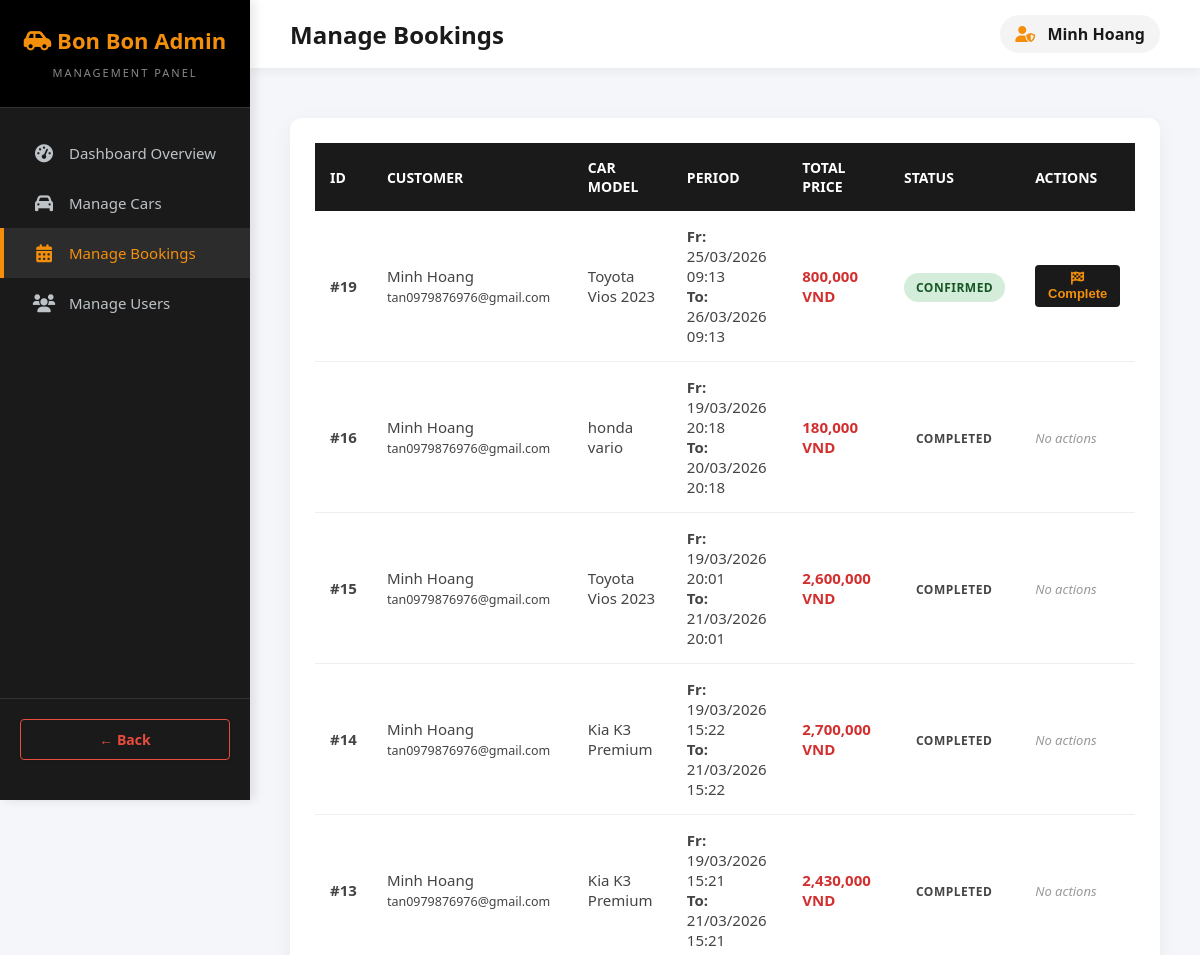
The app's page /index.php?action=admin_bookings (signed in, upper part), older data.
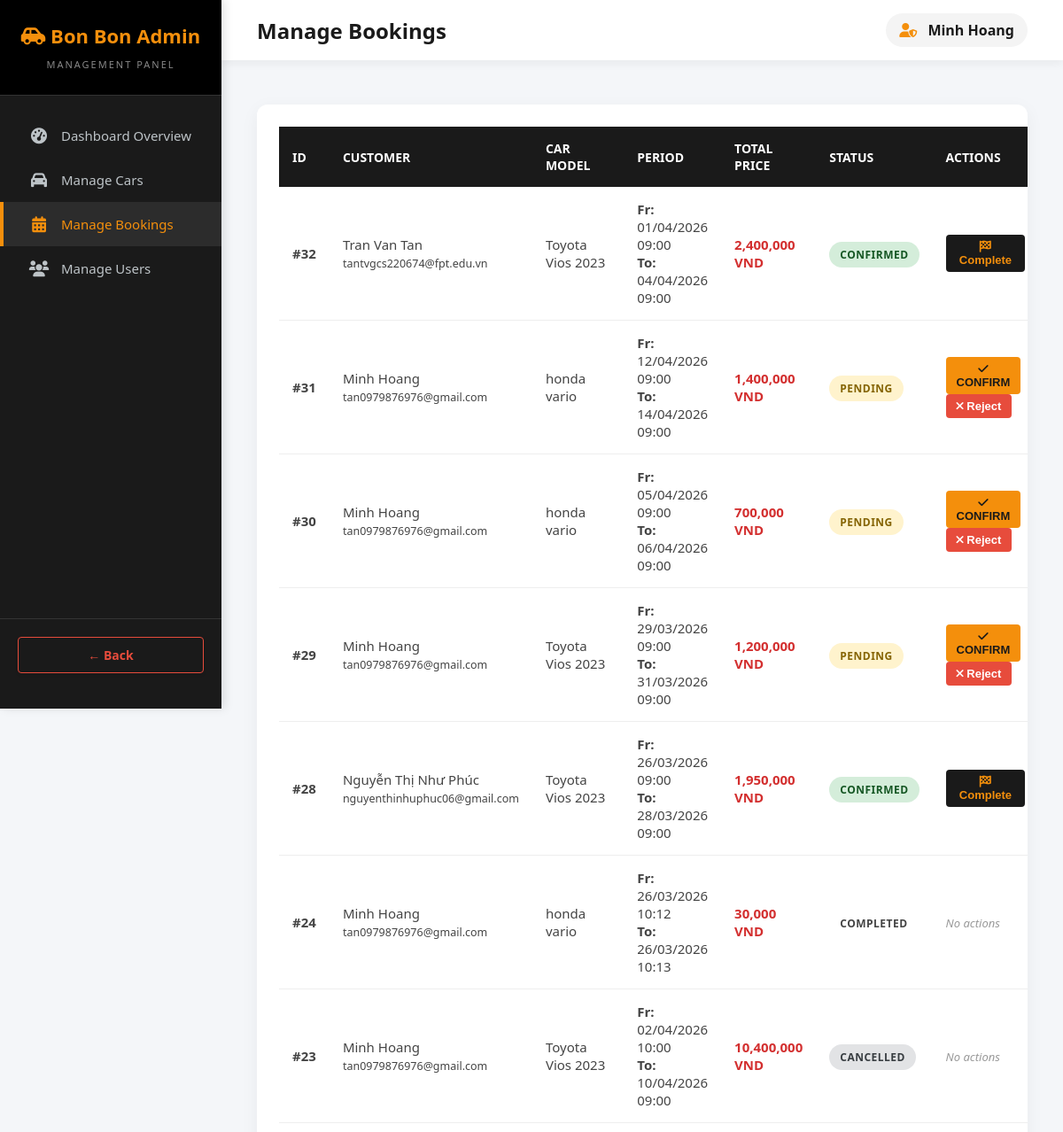
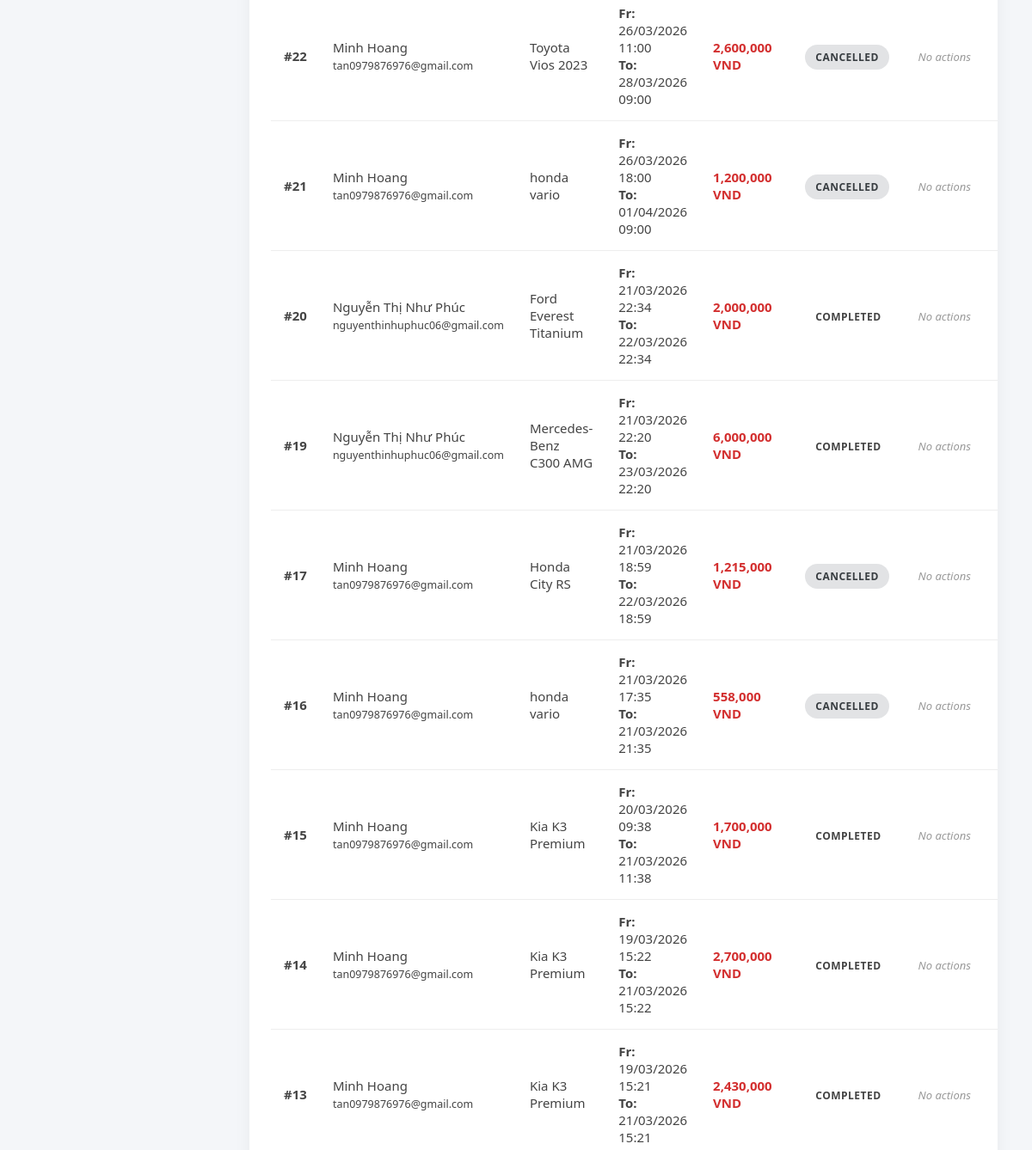
The same page, newer data (2 pictures, top to bottom).
### tables this page shows
CREATE TABLE `bookings` (
  `id` int(11) NOT NULL,
  `user_id` int(11) NOT NULL,
  `car_id` int(11) NOT NULL,
  `pickup_datetime` datetime NOT NULL,
  `dropoff_datetime` datetime NOT NULL,
  `service_type` enum('self-drive','with-driver') NOT NULL,
  `total_price` decimal(12,2) NOT NULL,
  `status` enum('pending','confirmed','cancelled','completed') DEFAULT 'pending',
  `created_at` timestamp NOT NULL DEFAULT current_timestamp()
);

CREATE TABLE `users` (
  `id` int(11) NOT NULL,
  `fullname` varchar(100) NOT NULL,
  `email` varchar(150) NOT NULL,
  `phone` varchar(20) NOT NULL,
  `password_hash` varchar(255) NOT NULL,
  `address` varchar(255) DEFAULT NULL,
  `avatar_url` varchar(255) DEFAULT NULL,
  `role` enum('admin','customer') DEFAULT 'customer',
  `is_active` tinyint(1) DEFAULT 0,
  `created_at` timestamp NOT NULL DEFAULT current_timestamp(),
  `updated_at` timestamp NOT NULL DEFAULT current_timestamp() ON UPDATE current_timestamp(),
  `membership_tier` enum('new','loyal','vip') DEFAULT 'new',
  `otp_code` varchar(6) DEFAULT NULL,
  `is_verified` tinyint(1) DEFAULT 0
);

CREATE TABLE `cars` (
  `id` int(11) NOT NULL,
  `model_name` varchar(150) NOT NULL,
  `category` varchar(50) NOT NULL,
  `seats` int(11) NOT NULL,
  `fuel_type` varchar(50) NOT NULL,
  `transmission` enum('auto','manual') NOT NULL,
  `price_per_day` decimal(12,2) NOT NULL,
  `price_per_hour` decimal(12,2) NOT NULL,
  `image_url` varchar(255) DEFAULT NULL,
  `description` text DEFAULT NULL,
  `is_available` tinyint(1) DEFAULT 1,
  `created_at` timestamp NOT NULL DEFAULT current_timestamp(),
  `district` varchar(100) NOT NULL DEFAULT '',
  `address` varchar(255) NOT NULL DEFAULT ''
);

### datafunctions/booking_functions.php (called while the page is built, shortened)
<?php
function getAllBookingsAdmin(PDO $db): array
{
    try {
        $sql = "SELECT b.*, c.model_name, u.fullname, u.email
                FROM bookings b
                LEFT JOIN cars c ON b.car_id = c.id
                LEFT JOIN users u ON b.user_id = u.id
                ORDER BY b.created_at DESC";
        $stmt = $db->prepare($sql);
        $stmt->execute();
        return $stmt->fetchAll(PDO::FETCH_ASSOC);
    } catch (PDOException $e) {
        die("Lỗi SQL SQL trong getAllBookingsAdmin: " . $e->getMessage());
    }
}

### views/admin/bookings_list.php (the view, shortened to what this page needs)
<!DOCTYPE html>
<html lang="en">
<head>
    <link href="https://cdnjs.cloudflare.com/ajax/libs/font-awesome/6.0.0/css/all.min.css" rel="stylesheet">
    <link rel="stylesheet" href="css/style.css">
</head>
<body>
    <div class="sidebar">
        <div class="sidebar-header">
            <h2><i class="fas fa-car-side"></i> Bon Bon Admin</h2>
            <span>Management Panel</span>
        </div>
        <div class="sidebar-nav">
            <a href="index.php?action=admin_dashboard"><i class="fas fa-tachometer-alt"></i> Dashboard Overview</a>
            <a href="index.php?action=admin_cars"><i class="fas fa-car"></i> Manage Cars</a>
            <a href="index.php?action=admin_bookings" class="active"><i class="fas fa-calendar-alt"></i> Manage Bookings</a>
            <a href="index.php?action=admin_users"><i class="fas fa-users"></i> Manage Users</a>
        </div>
        <div class="sidebar-footer">
            <a href="index.php?action=home" class="btn-back" onclick="if (window.history.length > 1) { event.preventDefault(); window.history.back(); }">&larr; Back</a>
        </div>
    </div>
    <div class="main-content">
        <div class="top-navbar">
            <h1>Manage Bookings</h1>
            <div class="admin-profile">
                <span><i class="fas fa-user-shield"></i> <?= htmlspecialchars($_SESSION['user']['fullname'] ?? '') ?></span>
            </div>
        </div>
        <div class="content-body">
            <?php if (empty($bookings)): ?>
                <p style="text-align: center; font-size: 18px; color: #777; margin-top: 20px;">No bookings found in the database.</p>
            <?php else: ?>
                <div class="table-container">
                    <table>
                        <thead>
                            <tr>
                                <th>ID</th>
                                <th>Customer</th>
                                <th>Car Model</th>
                                <th>Period</th>
                                <th>Total Price</th>
                                <th>Status</th>
                                <th>Actions</th>
                            </tr>
                        </thead>
                        <tbody>
                            <?php foreach ($bookings as $booking): ?>
                                <tr>
                                    <td><strong>#<?= htmlspecialchars($booking['id'] ?? '') ?></strong></td>
                                    <td class="customer-info">
                                        <?= htmlspecialchars($booking['fullname'] ?? 'User Deleted') ?>
                                        <small><?= htmlspecialchars($booking['email'] ?? 'User Deleted') ?></small>
                                    </td>
                                    <td><?= htmlspecialchars($booking['model_name'] ?? 'Car Deleted') ?></td>
                                    <td class="period-info">
                                        <strong>Fr:</strong> <?= date('d/m/Y H:i', strtotime($booking['pickup_datetime'] ?? '')) ?><br>
                                        <strong>To:</strong> <?= date('d/m/Y H:i', strtotime($booking['dropoff_datetime'] ?? '')) ?>
                                    </td>
                                    <td style="font-weight: bold; color: #d32f2f;">
                                        <?= number_format((float)($booking['total_price'] ?? 0), 0, '.', ',') ?> VND
                                    </td>
                                    <td>
                                        <span class="badge <?= htmlspecialchars($booking['status'] ?? '') ?>">
                                            <?= htmlspecialchars($booking['status'] ?? '') ?>
                                        </span>
                                    </td>
                                    <td class="action-btns">
                                        <?php if (($booking['status'] ?? '') === 'pending'): ?>
                                            <form method="POST" action="index.php?action=admin_update_booking" style="display:inline-block;" onsubmit="return confirm('Confirm this booking?');">
                                                <button type="submit" class="btn-confirm"><i class="fas fa-check"></i> Confirm</button>
                                            </form>
                                            <form method="POST" action="index.php?action=admin_update_booking" style="display:inline-block;" onsubmit="return confirm('Reject this booking?');">
                                                <button type="submit" class="btn-reject"><i class="fas fa-times"></i> Reject</button>
                                            </form>
                                        <?php elseif (($booking['status'] ?? '') === 'confirmed'): ?>
                                            <form method="POST" action="index.php?action=admin_update_booking" style="display:inline-block;" onsubmit="return confirm('Mark this booking as completed?');">
                                                <button type="submit" class="btn-complete"><i class="fas fa-flag-checkered"></i> Complete</button>
                                            </form>
                                        <?php else: ?>
                                            <span style="color: #999; font-size: 13px; font-style: italic;">No actions</span>
                                        <?php endif; ?>
                                    </td>
                                </tr>
                            <?php endforeach; ?>
                        </tbody>
                    </table>
                </div>
            <?php endif; ?>
        </div>
    </div>
</body>
</html>

### index.php (shortened to what this page needs)
<?php
$action = $_GET['action'] ?? 'home';
switch ($action) {
    case 'admin_dashboard':
    case 'admin_cars':
    case 'admin_delete_car':
    case 'admin_add_car':
    case 'admin_edit_car':
    case 'admin_users':
    case 'admin_edit_user':
    case 'admin_delete_user':
    case 'admin_bookings':
    case 'admin_update_booking':
        require_once 'controllers/AdminController.php';
        break;
}

### controllers/AdminController.php (shortened to what this page needs)
<?php
require_once __DIR__ . '/../datafunctions/car_functions.php';
require_once __DIR__ . '/../datafunctions/booking_functions.php';
$action = $_GET['action'] ?? 'admin_dashboard';
switch ($action) {
    case 'admin_bookings':
        $db = getConnection();
        $bookings = getAllBookingsAdmin($db);
        require_once __DIR__ . '/../views/admin/bookings_list.php';
        break;
}

### css/style.css (style rules this page uses)
body { font-family: "Segoe UI", Tahoma, Geneva, Verdana, sans-serif; background-color: #f4f6f8; margin: 0; color: #333; }
.btn-back { display: inline-flex; text-decoration: none; color: #fff; font-weight: 700; font-size: 14px; padding: 8px 16px; background: #1a1a1a; border: 1px solid #1a1a1a; border-radius: 6px; box-shadow: 0 2px 4px rgba(0, 0, 0, 0.05); transition: all 0.3s; margin-bottom: 20px; }
.btn-confirm { flex: 2; padding: 15px; background: #f48f0c; color: #1a1a1a; border: none; font-size: 16px; font-weight: bold; border-radius: 6px; cursor: pointer; transition: all 0.3s; text-transform: uppercase; }
.badge { padding: 6px 12px; border-radius: 20px; font-size: 12px; font-weight: bold; text-transform: uppercase; letter-spacing: 0.5px; }
.badge.pending { background-color: #fff3cd; color: #856404; }
.badge.confirmed { background-color: #d4edda; color: #155724; }
.badge.cancelled { background-color: #e2e3e5; color: #383d41; }
body { background-color: #f4f6f9; margin: 0; font-family: "Segoe UI", Tahoma, Geneva, Verdana, sans-serif; }
.sidebar { width: 250px; background-color: #1a1a1a; height: 100vh; position: fixed; top: 0; left: 0; color: #fff; display: flex; flex-direction: column; box-shadow: 4px 0 10px rgba(0, 0, 0, 0.1); z-index: 1000; }
.sidebar-header { padding: 25px 20px; background-color: #000; text-align: center; border-bottom: 1px solid #333; }
.sidebar-header h2 { color: #f48f0c; font-size: 22px; margin: 0 0 5px 0; font-weight: 800; }
.sidebar-header span { font-size: 11px; color: #888; text-transform: uppercase; letter-spacing: 2px; }
.sidebar-nav { flex-grow: 1; padding: 20px 0; overflow-y: auto; }
.sidebar-nav a { display: flex; align-items: center; padding: 15px 25px; color: #bdc3c7; text-decoration: none; transition: all 0.3s; border-left: 4px solid transparent; font-size: 15px; }
.sidebar-nav a:hover, .sidebar-nav a.active { background-color: #2c2c2c; color: #f48f0c; border-left-color: #f48f0c; }
.sidebar-nav a i { width: 30px; text-align: center; font-size: 18px; margin-right: 10px; }
.sidebar-footer { padding: 20px; border-top: 1px solid #333; text-align: center; }
.sidebar-footer .btn-back { color: #e74c3c; text-decoration: none; font-weight: bold; display: block; padding: 10px; border: 1px solid #e74c3c; border-radius: 4px; transition: all 0.3s; }
.main-content { margin-left: 250px; padding: 0; min-height: 100vh; }
.top-navbar { background-color: #fff; padding: 15px 40px; box-shadow: 0 4px 10px rgba(0, 0, 0, 0.05); display: flex; justify-content: space-between; align-items: center; }
.top-navbar h1 { font-size: 24px; color: #1a1a1a; margin: 0; font-weight: 700; }
.admin-profile { color: #1a1a1a; font-weight: 600; padding: 8px 15px; background: #f4f4f4; border-radius: 20px; }
.admin-profile i { margin-right: 8px; color: #f48f0c; }
.content-body { padding: 30px 40px; }
.table-container { background: #fff; border-radius: 12px; box-shadow: 0 5px 20px rgba(0, 0, 0, 0.05); padding: 25px; overflow-x: auto; }
table { width: 100%; border-collapse: collapse; }
table thead { background-color: #1a1a1a; color: #fff; }
table th { padding: 15px; text-align: left; font-weight: 600; font-size: 14px; text-transform: uppercase; }
table td { padding: 15px; border-bottom: 1px solid #eee; color: #444; font-size: 15px; vertical-align: middle; }
.btn-confirm { background-color: #f48f0c; color: #1a1a1a; border: none; padding: 6px 12px; border-radius: 4px; cursor: pointer; font-weight: bold; font-size: 13px; margin-right: 5px; }
.btn-reject, .btn-delete, .btn-cancel { background-color: #e74c3c; color: #fff; border: none; padding: 6px 12px; border-radius: 4px; cursor: pointer; font-weight: bold; font-size: 13px; }
.btn-complete { background-color: #1a1a1a; color: #f48f0c; border: none; padding: 6px 12px; border-radius: 4px; cursor: pointer; font-weight: bold; font-size: 13px; }

Row changes from the older to the newer data that the page shows:
added bookings: id "32", user.fullname "Tran Van Tan", user.email "tantvgcs220674@fpt.edu.vn", car.model_name "Toyota Vios 2023", pickup_datetime "01/04/2026 09:00", dropoff_datetime "04/04/2026 09:00", total_price "2,400,000", status "CONFIRMED"
added bookings: id "31", user.fullname "Minh Hoang", user.email "tan0979876976@gmail.com", car.model_name "honda vario", pickup_datetime "12/04/2026 09:00", dropoff_datetime "14/04/2026 09:00", total_price "1,400,000", status "PENDING"
added bookings: id "30", user.fullname "Minh Hoang", user.email "tan0979876976@gmail.com", car.model_name "honda vario", pickup_datetime "05/04/2026 09:00", dropoff_datetime "06/04/2026 09:00", total_price "700,000", status "PENDING"
added bookings: id "29", user.fullname "Minh Hoang", user.email "tan0979876976@gmail.com", car.model_name "Toyota Vios 2023", pickup_datetime "29/03/2026 09:00", dropoff_datetime "31/03/2026 09:00", total_price "1,200,000", status "PENDING"
added bookings: id "28", user.fullname "Nguyễn Thị Như Phúc", user.email "nguyenthinhuphuc06@gmail.com", car.model_name "Toyota Vios 2023", pickup_datetime "26/03/2026 09:00", dropoff_datetime "28/03/2026 09:00", total_price "1,950,000", status "CONFIRMED"
added bookings: id "24", user.fullname "Minh Hoang", user.email "tan0979876976@gmail.com", car.model_name "honda vario", pickup_datetime "26/03/2026 10:12", dropoff_datetime "26/03/2026 10:13", total_price "30,000", status "COMPLETED", shows "No actions"
added bookings: id "23", user.fullname "Minh Hoang", user.email "tan0979876976@gmail.com", car.model_name "Toyota Vios 2023", pickup_datetime "02/04/2026 10:00", dropoff_datetime "10/04/2026 09:00", total_price "10,400,000", status "CANCELLED", shows "No actions"
added bookings: id "22", user.fullname "Minh Hoang", user.email "tan0979876976@gmail.com", car.model_name "Toyota Vios 2023", pickup_datetime "26/03/2026 11:00", dropoff_datetime "28/03/2026 09:00", total_price "2,600,000", status "CANCELLED", shows "No actions"
added bookings: id "21", user.fullname "Minh Hoang", user.email "tan0979876976@gmail.com", car.model_name "honda vario", pickup_datetime "26/03/2026 18:00", dropoff_datetime "01/04/2026 09:00", total_price "1,200,000", status "CANCELLED", shows "No actions"
added bookings: id "20", user.fullname "Nguyễn Thị Như Phúc", user.email "nguyenthinhuphuc06@gmail.com", car.model_name "Ford Everest Titanium", pickup_datetime "21/03/2026 22:34", dropoff_datetime "22/03/2026 22:34", total_price "2,000,000", status "COMPLETED", shows "No actions"
changed bookings id 19: user.fullname "Minh Hoang" → "Nguyễn Thị Như Phúc"; user.email "tan0979876976@gmail.com" → "nguyenthinhuphuc06@gmail.com"; car.model_name "Toyota Vios 2023" → "Mercedes-Benz C300 AMG"; pickup_datetime "25/03/2026 09:13" → "21/03/2026 22:20"; dropoff_datetime "26/03/2026 09:13" → "23/03/2026 22:20"; total_price "800,000" → "6,000,000"; status "CONFIRMED" → "COMPLETED"; status "Complete" → "No actions"
added bookings: id "17", user.fullname "Minh Hoang", user.email "tan0979876976@gmail.com", car.model_name "Honda City RS", pickup_datetime "21/03/2026 18:59", dropoff_datetime "22/03/2026 18:59", total_price "1,215,000", status "CANCELLED", shows "No actions"
changed bookings id 16: pickup_datetime "19/03/2026 20:18" → "21/03/2026 17:35"; dropoff_datetime "20/03/2026 20:18" → "21/03/2026 21:35"; total_price "180,000" → "558,000"; status "COMPLETED" → "CANCELLED"
changed bookings id 15: car.model_name "Toyota Vios 2023" → "Kia K3 Premium"; pickup_datetime "19/03/2026 20:01" → "20/03/2026 09:38"; dropoff_datetime "21/03/2026 20:01" → "21/03/2026 11:38"; total_price "2,600,000" → "1,700,000"
